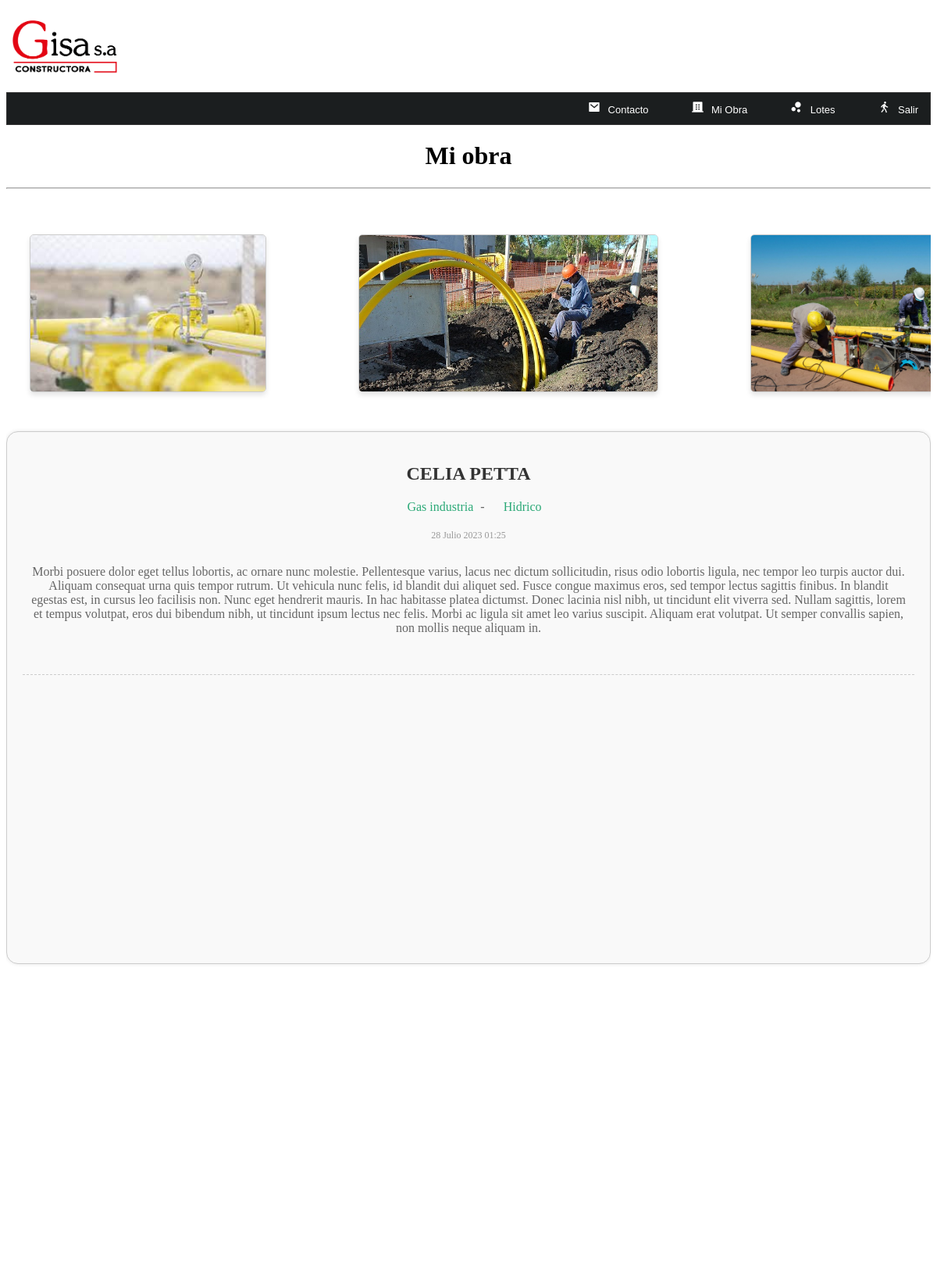
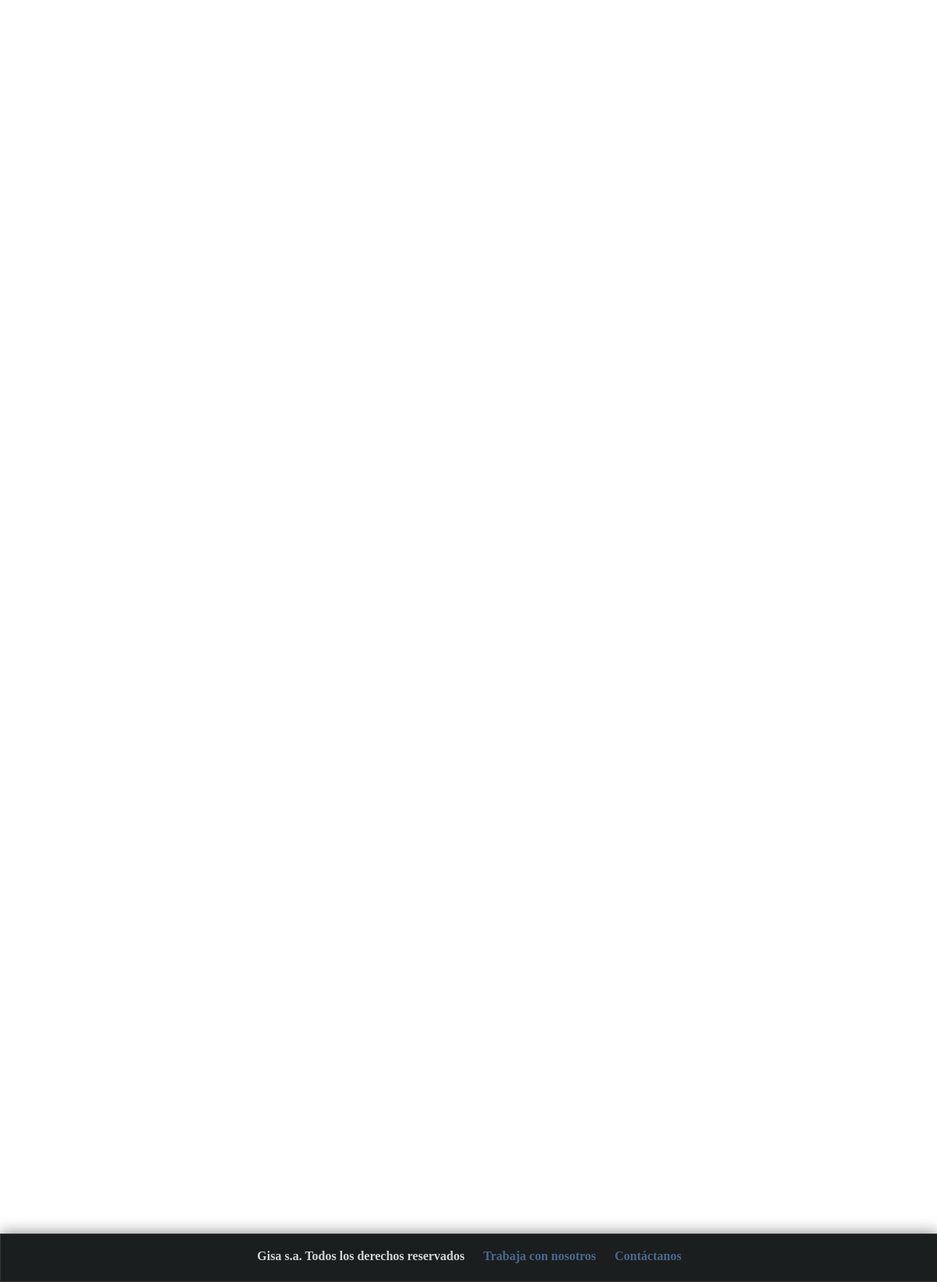
Page /obras/ (signed in) on the committed database (2 pictures, top to bottom).
### Obras/models.py (models this page shows, shortened)
class Obra (models.Model):
        title=models.CharField(max_length=150 , verbose_name="Titulo")
        content=RichTextField (verbose_name="Contenido")
        image_1= models.ImageField(default='Null' , verbose_name="Imagen1",upload_to='obras' )
        image_2= models.ImageField(default='Null' , verbose_name="Imagen2",upload_to='obras' )
        image_3= models.ImageField(default='Null' , verbose_name="Imagen3",upload_to='obras' )
        user = models.ForeignKey(User,editable=True, verbose_name="Usuario" , on_delete=models.CASCADE)
        category = models.ManyToManyField(Category,verbose_name="Categorias",blank=True)
        public= models.BooleanField(verbose_name="Publicado?")
        created_at = models.DateTimeField(auto_now_add=True , verbose_name="Creado el")
        updated_at = models.DateTimeField(auto_now=True , verbose_name="Editado el")
        class Meta:
            verbose_name = 'Obra'
            verbose_name_plural = 'Obras'
            ordering = ['-created_at']

class Category(models.Model):
    name= models.CharField(max_length=100 , verbose_name="Nombre")
    description = models.CharField(max_length=255 , verbose_name="Descripción")
    created_at = models.DateTimeField(auto_now_add=True , verbose_name="Creado el")
    class Meta:
        verbose_name = 'Categoría'
        verbose_name_plural = 'Categorías'
    def __str__(self):
        return self.name

### Obras/views.py (the view)
# urls.py: path('obras/', views.obras_user, name='obras'),
@login_required(login_url="login")
def obras_user(request):
    obras = Obra.objects.filter(user=request.user)
    return render(request, "obras.html", {
        'title': 'Mi obra',
        'obras': obras
    })

### Obras/templates/obras.html (shortened to what this page needs)
{% extends 'layouts.html' %}
{% block content %}
    <h1 id="titulo_obras">{{ title }}</h1>
    <hr class="separador">
    {% if obras %}
        {% for obra in obras %}
            {% if obra.public %}
                <article class="obra-item-obras">
                    <div class="image-obras">
                        {% if obra.image_1.url %}
                            <img src="{{ obra.image_1.url }}" alt="Imagen 1">
                        {% endif %}
                        {% if obra.image_2.url %}
                            <img src="{{ obra.image_2.url }}" alt="Imagen 2">
                        {% endif %}
                        {% if obra.image_3.url %}
                            <img src="{{ obra.image_3.url }}" alt="Imagen 3">
                        {% endif %}
                    </div>
                    <div class="data">
                        <h2>{{ obra.title }}</h2>
                        <p>
                            {% for category in obra.category.all %}
                                <a href="{% url 'categoria' category.id %}" class='link'>{{ category }}</a>
                                {% if not forloop.last %}
                                    {{ '-' }}
                                {% endif %}
                            {% endfor %}
                        </p>
                        <span class="date">{{ obra.created_at }}</span>
                        <p>{{ obra.content | safe }}</p>
                        <hr class="separador">
                    </div>
                </article>
            {% endif %}
        {% endfor %}
    {% else %}
        <h2 id="titulo_obras">Mándanos un correo para crear una obra</h2>
        <button id="contactButton">Contáctanos</button>
    {% endif %}
{% endblock %}

### Home/static/css/styles.css (style rules this page uses)
.data { background-color: #f9f9f9; border: 1px solid #ccc; border-radius: 15px; padding: 20px; margin-bottom: 20px; box-shadow: 0px 0px 5px rgba(0, 0, 0, 0.1); height: 80vh; }
.data h2 { font-size: 24px; margin-bottom: 10px; color: #333; }
.data p { font-size: 16px; margin-bottom: 10px; color: #666; }
.data a.link { color: #2ba977; text-decoration: none; margin-right: 5px; }
.data span.date { font-size: 12px; color: #999; display: block; margin-top: 10px; }
.data hr.separador { margin: 20px 0; border: none; border-top: 1px dashed #ccc; }
.data { border: 1px solid #ccc; border-radius: 15px; padding: 20px; margin-bottom: 20px; box-shadow: 0px 0px 5px rgba(0, 0, 0, 0.1); }
.data p { background-color: #f9f9f9; padding: 10px; margin: 0; }
.link { color: rgb(76, 103, 141); text-decoration: none; margin: 20px; }
.separador { color: #1B1E1F; }
#titulo_obras { text-align: center; }
.obra-item-obras { max-width: 100%; margin: 0 auto; margin-bottom: 20px; text-align: center; box-sizing: border-box; overflow: hidden; }
.image-obras { display: flex; flex-wrap: nowrap; justify-content: flex-start; gap: 10%; }
.obra-item-obras .image-obras img { width: auto; height: 200px; border: 1px solid #ccc; box-shadow: 0 4px 6px rgba(0, 0, 0, 0.1); border-radius: 5px; cursor: pointer; margin-bottom: 50px; margin-top: 50px; }
.obra-item-obras .image-obras img:first-child { margin-left: 30px; }
.obra-item-obras .image-obras { width: 100%; }

### rows in the picture
Obra: image_1 (picture), image_2 (picture), image_3 (picture), title "CELIA PETTA", created_at "28 Julio 2023 01:25", content "Morbi posuere dolor eget tellus lobortis, ac ornare nunc molestie. Pellentesque varius, lacus nec dictum sollicitudin, risus odio lobortis ligula, nec tempor leo turpis auctor dui. Aliquam consequat urna quis tempor rutrum. Ut vehicula nunc felis, id blandit dui aliquet sed. Fusce congue maximus eros, sed tempor lectus sagittis finibus. In blandit egestas est, in cursus leo facilisis non. Nunc eget hendrerit mauris. In hac habitasse platea dictumst. Donec lacinia nisl nibh, ut tincidunt elit viverra sed. Nullam sagittis, lorem et tempus volutpat, eros dui bibendum nibh, ut tincidunt ipsum lectus nec felis. Morbi ac ligula sit amet leo varius suscipit. Aliquam erat volutpat. Ut semper…"
Category: name "Gas industria", value "-"
Category: name "Hidrico"

### other values in the picture
{{ title }} "Mi obra"
